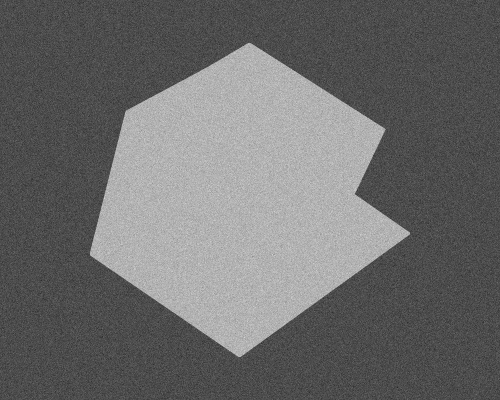
#> input picture 3.1/DIP/DIP_HW/CH10_HW/ch10_HW_lab/code/origin.png, 500 x 400 px
$ python ex.py
#> lines starting #> are read from the running program, lines starting #| are printed output that depends on the picture; after the words box and inside, x2 and y2 are one past the last pixel; in counts of white or black regions, pixels touching at a corner belong together
import cv2
import numpy as np
import matplotlib.pyplot as plt
import os

# --- 1. 自动获取路径 ---
# 获取当前脚本所在的目录
current_dir = os.path.dirname(os.path.abspath(__file__))
# 拼接输入图片的完整路径
image_path = os.path.join(current_dir, 'origin.png')

print(f"正在读取图片: {image_path}")

# --- 2. 读取图像 ---
img = cv2.imread(image_path, 0)
#> img is the input picture: shape (400, 500); min 37, max 214, mean 107.5

if img is None:
    print("Error: 无法读取图像，请检查文件是否存在！")
else:
    print("图片读取成功，开始处理...")

    # --- 3. 图像处理 ---
    # 高斯模糊去噪
    blur = cv2.GaussianBlur(img, (5, 5), 0)

    # Otsu 阈值化
    # ret 是计算出的最佳阈值，th 是处理后的二值图像
    ret, th = cv2.threshold(blur, 0, 255, cv2.THRESH_BINARY + cv2.THRESH_OTSU)
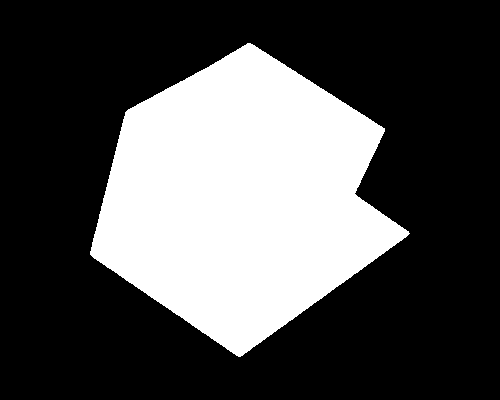
#> th: shape (400, 500); 30.9% white; 1 white region, box (x1, y1, x2, y2) and area: (90, 43, 410, 357) 61815
#> ret = 126

    print(f"Otsu 算法计算出的最佳阈值为: {ret}")
#| Otsu 算法计算出的最佳阈值为: 126.0

    # --- 4. 保存【结果图】 (二值化图像) ---
    # 使用 cv2.imwrite 保存，可以得到没有坐标轴和白边的纯净图片
    result_filename = 'otsu_result.png'
    save_result_path = os.path.join(current_dir, result_filename)
    cv2.imwrite(save_result_path, th)
    print(f"[保存成功] 分割结果图已保存至: {save_result_path}")

    # --- 5. 保存【直方图】 ---
    plt.figure()  # 创建一个新的绘图窗口，确保和之前的图分开
    plt.hist(blur.ravel(), 256, [0, 256], color='gray')
    # 画出红色阈值线
    plt.axvline(x=ret, color='r', linestyle='dashed', linewidth=2, label=f'Threshold: {ret}')
    plt.title('Histogram & Otsu Threshold')
    plt.xlabel('Pixel Value')
    plt.ylabel('Frequency')
    plt.legend()

    hist_filename = 'otsu_histogram.png'
    save_hist_path = os.path.join(current_dir, hist_filename)
    plt.savefig(save_hist_path)
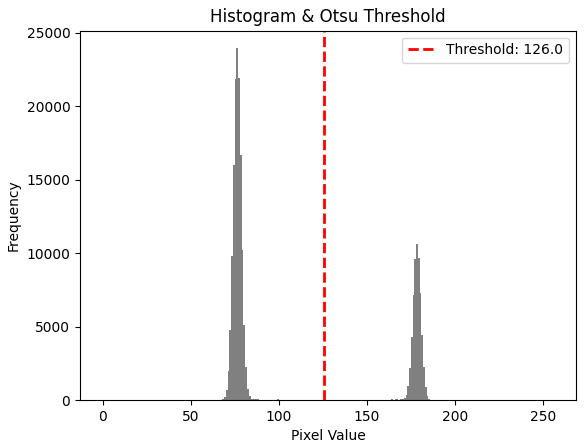
#> figure drawn by matplotlib, 1 panel; tallest bar 23956 high, from x = 76 to 77
    print(f"[保存成功] 直方图已保存至: {save_hist_path}")

    # --- 6. 显示结果 (可选) ---
    # 如果你想在屏幕上也看一眼，可以保留这行；如果只想后台保存，可以注释掉 plt.show()
    plt.show()
